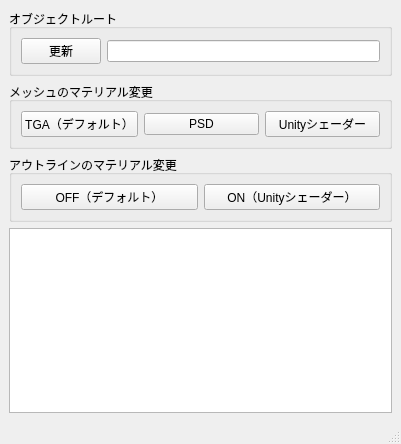
<?xml version="1.0" encoding="UTF-8"?>
<ui version="4.0">
 <class>MainWindow</class>
 <widget class="QMainWindow" name="MainWindow">
  <property name="geometry">
   <rect>
    <x>0</x>
    <y>0</y>
    <width>401</width>
    <height>444</height>
   </rect>
  </property>
  <property name="windowTitle">
   <string>MainWindow</string>
  </property>
  <widget class="QWidget" name="centralwidget">
   <layout class="QVBoxLayout" name="verticalLayout">
    <item>
     <widget class="QGroupBox" name="grp_root_setting">
      <property name="title">
       <string>オブジェクトルート</string>
      </property>
      <layout class="QHBoxLayout" name="horizontalLayout_2">
       <item>
        <widget class="QPushButton" name="btn_update_root">
         <property name="text">
          <string>更新</string>
         </property>
        </widget>
       </item>
       <item>
        <widget class="QLineEdit" name="txt_root"/>
       </item>
      </layout>
     </widget>
    </item>
    <item>
     <widget class="QGroupBox" name="grp_change_material">
      <property name="title">
       <string>メッシュのマテリアル変更</string>
      </property>
      <layout class="QHBoxLayout" name="horizontalLayout">
       <item>
        <widget class="QPushButton" name="btn_material_default">
         <property name="text">
          <string>TGA（デフォルト）</string>
         </property>
        </widget>
       </item>
       <item>
        <widget class="QPushButton" name="btn_material_work">
         <property name="text">
          <string>PSD</string>
         </property>
        </widget>
       </item>
       <item>
        <widget class="QPushButton" name="btn_material_unity">
         <property name="text">
          <string>Unityシェーダー</string>
         </property>
        </widget>
       </item>
      </layout>
     </widget>
    </item>
    <item>
     <widget class="QGroupBox" name="grp_change_outline">
      <property name="title">
       <string>アウトラインのマテリアル変更</string>
      </property>
      <layout class="QHBoxLayout" name="horizontalLayout_3">
       <item>
        <widget class="QPushButton" name="btn_outline_default">
         <property name="text">
          <string>OFF（デフォルト）</string>
         </property>
        </widget>
       </item>
       <item>
        <widget class="QPushButton" name="btn_outline_unity">
         <property name="text">
          <string>ON（Unityシェーダー）</string>
         </property>
        </widget>
       </item>
      </layout>
     </widget>
    </item>
    <item>
     <widget class="QPlainTextEdit" name="txt_info"/>
    </item>
   </layout>
  </widget>
  <widget class="QStatusBar" name="statusbar"/>
 </widget>
 <resources/>
 <connections/>
</ui>
